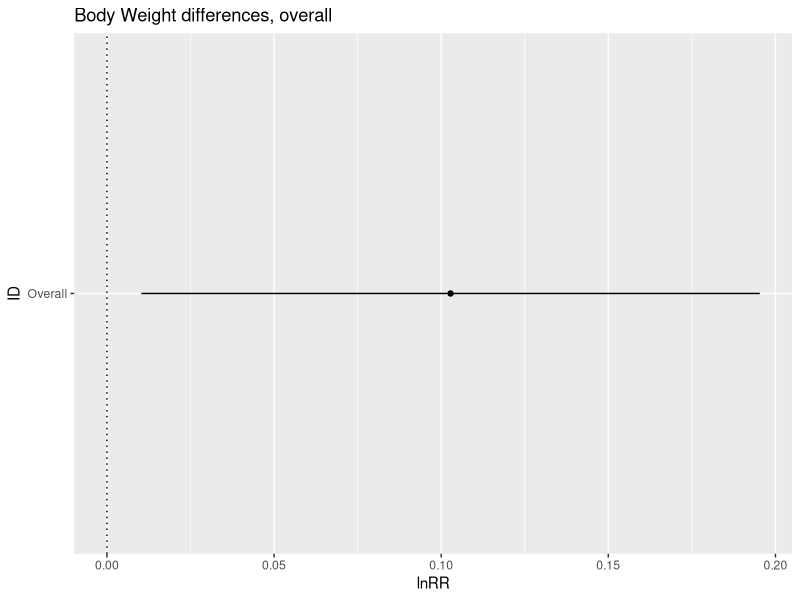
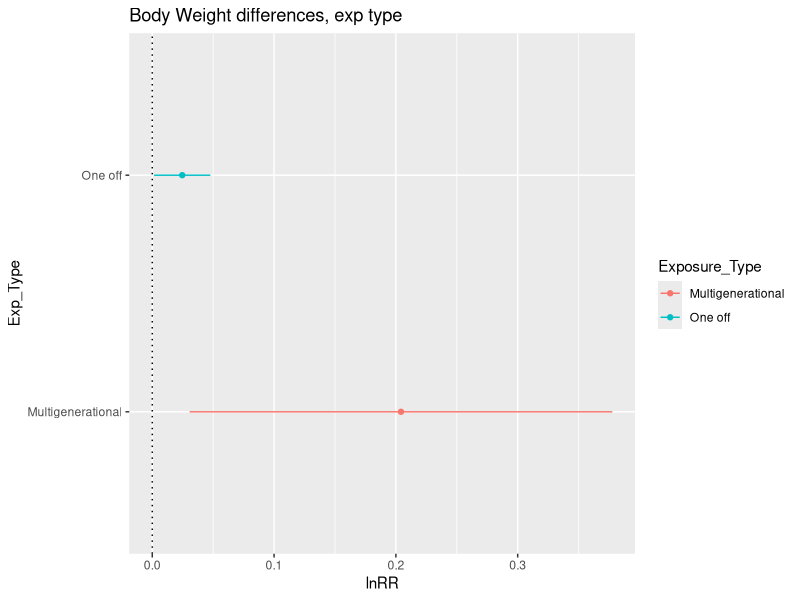
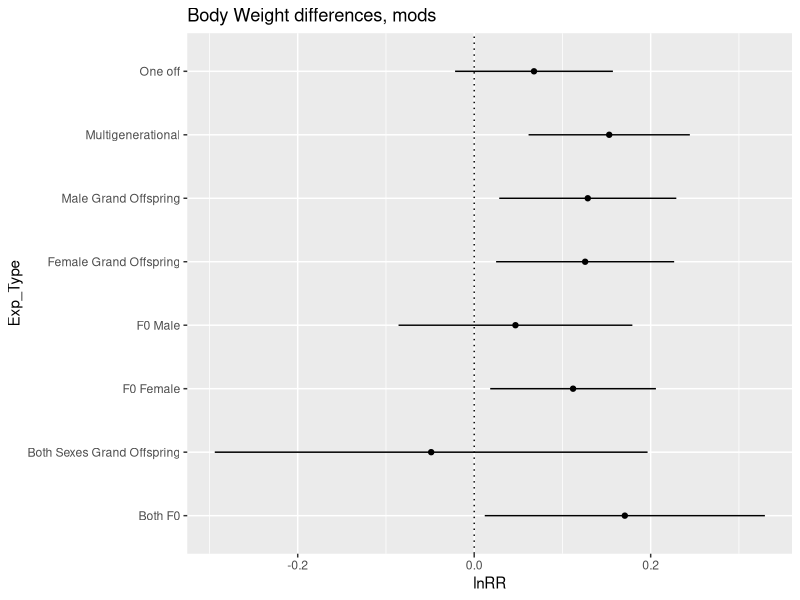
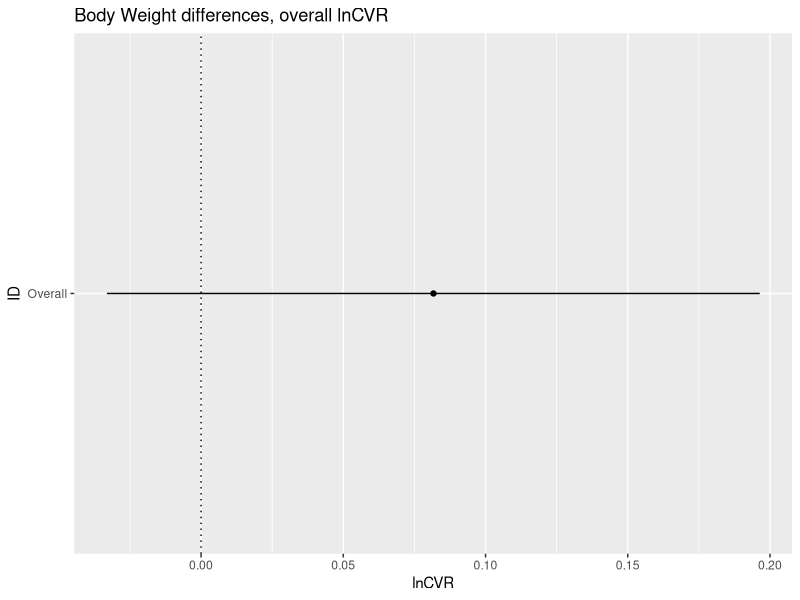
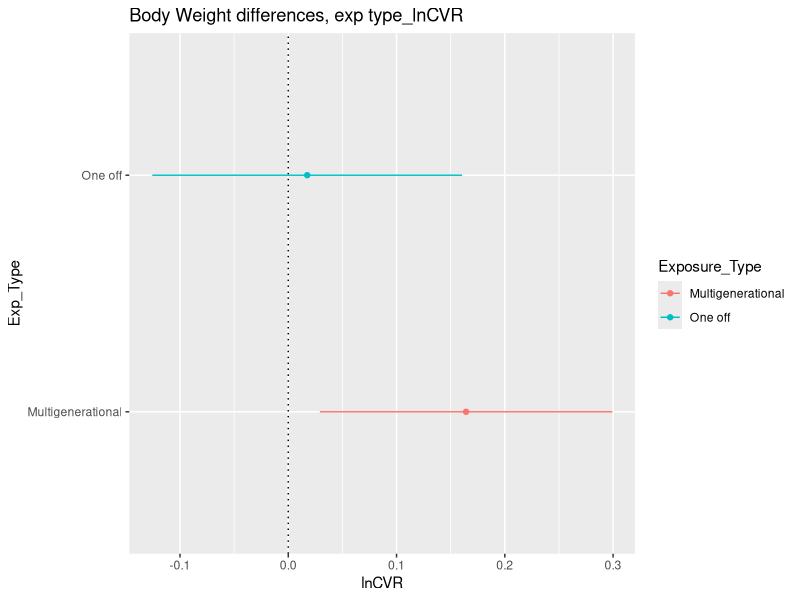
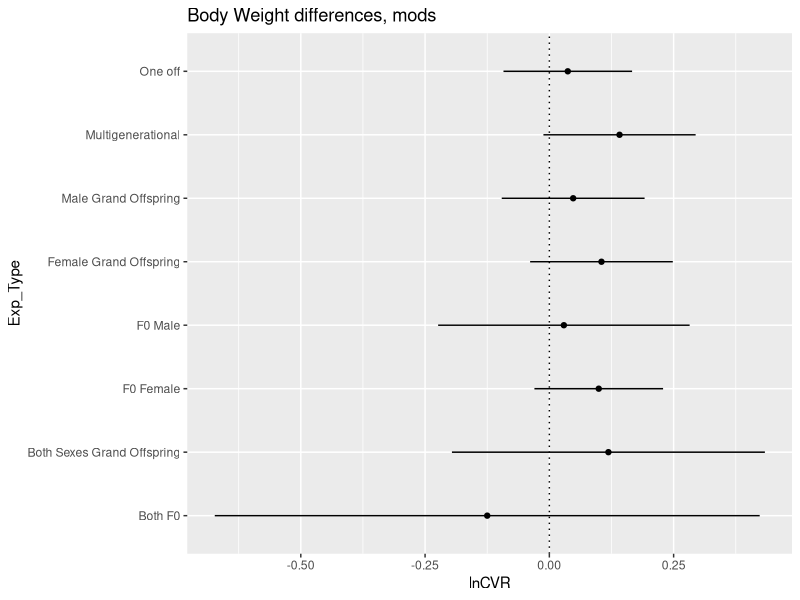

Source code (R) for these figures, in order:
## ---- chunk 1
library(tidyverse)
library(openxlsx)  
library(knitr)
library(metafor)
library(ggplot2)
library(readxl)
## ---- chunk 2
Body_Weight_lnRR <- read.csv("../data/Body_Weight_lnRR.csv")

ALL_TRAITS <- read.xlsx("../data/ALL_TRAITS.xlsx")
## ---- chunk 3

#Subetting (removing BOTH)

Body_Weight_lnRR_MG <- subset(Body_Weight_lnRR, Body_Weight_lnRR$Exposure_Type == "Multigenerational")

Body_Weight_lnRR_OF <- subset(Body_Weight_lnRR, Body_Weight_lnRR$Exposure_Type == "One off")
## ---- chunk 4

#Overall analysis, not split

Body_Weight_overall <- rma.mv(yi, vi, random = list(~1|Paper_ID,~1|Cohort_ID), data=Body_Weight_lnRR, method = 'REML')

summary(Body_Weight_overall)

#Tibble of overall results

Body_Weight_overall_lnRR <- tibble(
  ID = "Overall", 
  lnRR = 0.1028,
  ci.lb = 0.0103,
  ci.ub = 0.1953
)

plot_BW_overall <- ggplot(Body_Weight_overall_lnRR, aes(x=ID, y=lnRR)) + 
  geom_errorbar(aes(ymin=ci.lb, ymax=ci.ub), width = 0, position = position_dodge(0.3)) +
  geom_point(aes(x = ID, y = lnRR), position = position_dodge(0.3))+
  geom_hline(yintercept = 0, lty = "dotted") +
  labs(title ="Body Weight differences, overall", x = "ID", y = "lnRR") +
  coord_flip()
plot_BW_overall


## ---- chunk 5

#MG then OF

Body_Weight_MG <- rma.mv(yi, vi, random = list(~1|Paper_ID,~1|Cohort_ID), data=Body_Weight_lnRR_MG, method = 'REML')

summary(Body_Weight_MG)

Body_Weight_OF <- rma.mv(yi, vi, random = list(~1|Paper_ID,~1|Cohort_ID), data=Body_Weight_lnRR_OF, method = 'REML')

summary(Body_Weight_OF)


#Tibble of results

Body_Weight_Exp_lnRR <- tibble(
  Exposure_Type = c("Multigenerational", "One off"),
  k = c(52,94),
  lnRR = c(0.2042, 0.0246),
  ci.lb = c(0.0307, 0.0015),
  ci.ub = c(0.3777, 0.0477)
)

Body_Weight_Exp_lnRR



#Plotting when split by exp type

plot_BW_exp_type <- ggplot(Body_Weight_Exp_lnRR, aes(x=Exposure_Type, y=lnRR, colour = Exposure_Type)) + 
  geom_errorbar(aes(ymin=ci.lb, ymax=ci.ub), width = 0, position = position_dodge(0.3)) +
  geom_point(aes(x = Exposure_Type, y = lnRR), position = position_dodge(0.3))+
  geom_hline(yintercept = 0, lty = "dotted") +
  labs(title ="Body Weight differences, exp type", x = "Exp_Type", y = "lnRR") +
  coord_flip()
plot_BW_exp_type
## ---- chunk 6
#Adding moderators
BW_Exp_Type <- rma.mv(yi, vi, mods = ~Exposure_Type-1, random = list(~1|Paper_ID,~1|Cohort_ID), data=Body_Weight_lnRR, method = 'REML')

BW_Exp_Type

BW_F0 <- rma.mv(yi, vi, mods = ~F0_Parent_Exposed-1, random = list(~1|Paper_ID,~1|Cohort_ID), data=Body_Weight_lnRR, method = 'REML')

summary(BW_F0)

vars <- names(Body_Weight_lnRR) %in% c("v1", "v2", "v3")

BW_Sex <- rma.mv(yi, vi, mods = ~Sex-1, random = list(~1|Paper_ID,~1|Cohort_ID), data=Body_Weight_lnRR, method = 'REML')

summary(BW_Sex)

BW_Sex_Exp <- rma.mv(yi, vi, mods = ~Sex*Exposure_Type-1, random = list(~1|Paper_ID,~1|Cohort_ID), data=Body_Weight_lnRR, method = 'REML')

summary(BW_Sex_Exp)

#Tibble of results

Body_Weight_Mods_lnRR <- tibble(
  ID = c("Multigenerational", "One off", "Both F0", "F0 Female", "F0 Male", "Both Sexes Grand Offspring", "Female Grand Offspring", "Male Grand Offspring"),
  lnRR = c(BW_Exp_Type$b[1],BW_Exp_Type$b[2],BW_F0$b[1],BW_F0$b[2],BW_F0$b[3],BW_Sex$b[1],BW_Sex$b[2],BW_Sex$b[3]),
  ci.lb = c(BW_Exp_Type$ci.lb[1],BW_Exp_Type$ci.lb[2],BW_F0$ci.lb[1],BW_F0$ci.lb[2],BW_F0$ci.lb[3],BW_Sex$ci.lb[1],BW_Sex$ci.lb[2],BW_Sex$ci.lb[3]),
  ci.ub = c(BW_Exp_Type$ci.ub[1],BW_Exp_Type$ci.ub[2],BW_F0$ci.ub[1],BW_F0$ci.ub[2],BW_F0$ci.ub[3],BW_Sex$ci.ub[1],BW_Sex$ci.ub[2],BW_Sex$ci.ub[3])
)

Body_Weight_Mods_lnRR

plot_BW_mods <- ggplot(Body_Weight_Mods_lnRR, aes(x=ID, y=lnRR)) + 
  geom_errorbar(aes(ymin=ci.lb, ymax=ci.ub), width = 0, position = position_dodge(0.3)) +
  geom_point(aes(x = ID, y = lnRR), position = position_dodge(0.3))+
  geom_hline(yintercept = 0, lty = "dotted") +
  labs(title ="Body Weight differences, mods", x = "Exp_Type", y = "lnRR") +
  coord_flip()
plot_BW_mods

## ---- chunk 7
#splitting by exposure type

Body_Weight_MG_F0 <- rma.mv(yi, vi, mods = ~F0_Parent_Exposed-1, random = list(~1|Paper_ID,~1|Cohort_ID), data=Body_Weight_lnRR_MG, method = 'REML')

Body_Weight_MG_F0

Body_Weight_OF_F0 <- rma.mv(yi, vi, mods = ~F0_Parent_Exposed-1, random = list(~1|Paper_ID,~1|Cohort_ID), data=Body_Weight_lnRR_OF, method = 'REML')

Body_Weight_OF_F0


Body_Weight_MG_Sex <- rma.mv(yi, vi, mods = ~Sex-1, random = list(~1|Paper_ID,~1|Cohort_ID), data=Body_Weight_lnRR_MG, method = 'REML')

Body_Weight_MG_Sex

Body_Weight_OF_Sex <- rma.mv(yi, vi, mods = ~Sex-1, random = list(~1|Paper_ID,~1|Cohort_ID), data=Body_Weight_lnRR_OF, method = 'REML')

Body_Weight_OF_Sex

## ---- chunk 8

Effect_Size_All_Traits_lnCVR <- escalc(measure="CVR", m1i=Mean_Treatment, sd1i=SD_Treatment, n1i=Sample_Size_n_Treatment, m2i=Mean_Control, sd2i=SD_Control, n2i=Sample_Size_n_Control, data=ALL_TRAITS)

#Converting into factors

Effect_Size_All_Traits_lnCVR$Trait <- factor(Effect_Size_All_Traits_lnCVR$Trait)
Effect_Size_All_Traits_lnCVR$Exposure_Type <- factor(Effect_Size_All_Traits_lnCVR$Exposure_Type)
Effect_Size_All_Traits_lnCVR$Sex <- factor(Effect_Size_All_Traits_lnCVR$Sex)
Effect_Size_All_Traits_lnCVR$Generation <- factor(Effect_Size_All_Traits_lnCVR$Generation)
Effect_Size_All_Traits_lnCVR$Cohort_ID <- factor(Effect_Size_All_Traits_lnCVR$Cohort_ID)
Effect_Size_All_Traits_lnCVR$Paper_ID <- factor(Effect_Size_All_Traits_lnCVR$Paper_ID)
Effect_Size_All_Traits_lnCVR$Rodent_type <- factor(Effect_Size_All_Traits_lnCVR$Rodent_type)
Effect_Size_All_Traits_lnCVR$F2_Diet_at_measurement <- factor(Effect_Size_All_Traits_lnCVR$F2_Diet_at_measurement)
Effect_Size_All_Traits_lnCVR$Strain <- factor(Effect_Size_All_Traits_lnCVR$Strain)
Effect_Size_All_Traits_lnCVR$F0_Parent_Exposed <- factor(Effect_Size_All_Traits_lnCVR$F0_Parent_Exposed)

#Subset into Body Weight

#Subetting

Body_Weight_lnCVR <- subset(Effect_Size_All_Traits_lnCVR, Effect_Size_All_Traits_lnCVR$Trait == "Body_Weight")

Body_Weight_lnCVR_MG <- subset(Body_Weight_lnCVR, Body_Weight_lnCVR$Exposure_Type == "Multigenerational")

Body_Weight_lnCVR_OF <- subset(Body_Weight_lnCVR, Body_Weight_lnCVR$Exposure_Type == "One off")

## ---- chunk 9
#ALL OF and MG

Body_Weight_lnCVR_0mods <- rma.mv(yi, vi, random = list(~1|Paper_ID,~1|Cohort_ID), data=Body_Weight_lnCVR, method = 'REML')

summary(Body_Weight_lnCVR_0mods)

#Tibble of overall results

Body_Weight_overall_lnCVR <- tibble(
  ID = "Overall", 
  lnCVR = 0.0817,
  ci.lb = -0.0331,
  ci.ub = 0.1964
)

plot_BW_overall_lnCVR <- ggplot(Body_Weight_overall_lnCVR, aes(x=ID, y=lnCVR)) + 
  geom_errorbar(aes(ymin=ci.lb, ymax=ci.ub), width = 0, position = position_dodge(0.3)) +
  geom_point(aes(x = ID, y = lnCVR), position = position_dodge(0.3))+
  geom_hline(yintercept = 0, lty = "dotted") +
  labs(title ="Body Weight differences, overall lnCVR", x = "ID", y = "lnCVR") +
  coord_flip()
plot_BW_overall_lnCVR

## ---- chunk 10

# Modelling all traits with no mods MG (lnCVR)
Body_Weight_lnCVR_0mods_MG <- rma.mv(yi, vi, random = list(~1|Paper_ID,~1|Cohort_ID), data=Body_Weight_lnCVR_MG, method = 'REML')


summary(Body_Weight_lnCVR_0mods_MG)

#Heterogeneity I2 (adapt for all models)
W <- diag(1/Body_Weight_lnCVR_MG$vi)
X <- model.matrix(Body_Weight_lnCVR_0mods_MG)
P <- W - W %*% X %*% solve(t(X) %*% W %*% X) %*% t(X) %*% W
I2_MG_lnCVR_BW <- 100 * sum(Body_Weight_lnCVR_0mods_MG$sigma2) / (sum(Body_Weight_lnCVR_0mods_MG$sigma2) + (Body_Weight_lnCVR_0mods_MG$k-Body_Weight_lnCVR_0mods_MG$p)/sum(diag(P)))
I2_MG_lnCVR_BW

# Modelling all traits with no mods OF (lnCVR)
Body_Weight_lnCVR_0mods_OF <- rma.mv(yi, vi, random = list(~1|Paper_ID,~1|Cohort_ID), data=Body_Weight_lnCVR_OF, method = 'REML')

summary(Body_Weight_lnCVR_0mods_OF)

#Tibble of results

Body_Weight_Exp_lnCVR <- tibble(
  Exposure_Type = c("Multigenerational", "One off"),
  lnCVR = c(0.1642,0.0175 ),
  ci.lb = c(0.0292,-0.1256 ),
  ci.ub = c(0.2993,0.1605 )
)

Body_Weight_Exp_lnCVR



#Plotting when split by exp type

plot_BW_exp_type_lnCVR <- ggplot(Body_Weight_Exp_lnCVR, aes(x=Exposure_Type, y=lnCVR, colour = Exposure_Type)) + 
  geom_errorbar(aes(ymin=ci.lb, ymax=ci.ub), width = 0, position = position_dodge(0.3)) +
  geom_point(aes(x = Exposure_Type, y = lnCVR), position = position_dodge(0.3))+
  geom_hline(yintercept = 0, lty = "dotted") +
  labs(title ="Body Weight differences, exp type_lnCVR", x = "Exp_Type", y = "lnCVR") +
  coord_flip()
plot_BW_exp_type_lnCVR


## ---- chunk 11
#Adding moderators
BW_Exp_lnCVR <- rma.mv(yi, vi, mods = ~Exposure_Type-1, random = list(~1|Paper_ID,~1|Cohort_ID), data=Body_Weight_lnCVR, method = 'REML')

summary(BW_Exp_lnCVR)

BW_F0_lnCVR <- rma.mv(yi, vi, mods = ~F0_Parent_Exposed-1, random = list(~1|Paper_ID,~1|Cohort_ID), data=Body_Weight_lnCVR, method = 'REML')

summary(BW_F0_lnCVR)

BW_Sex_lnCVR <- rma.mv(yi, vi, mods = ~Sex-1, random = list(~1|Paper_ID,~1|Cohort_ID), data=Body_Weight_lnCVR, method = 'REML')

summary(BW_Sex_lnCVR)

#Tibble of results

Body_Weight_Mods_lnCVR <- tibble(
  ID = c("Multigenerational", "One off", "Both F0", "F0 Female", "F0 Male", "Both Sexes Grand Offspring", "Female Grand Offspring", "Male Grand Offspring"),
  lnCVR = c(BW_Exp_lnCVR$b[1], BW_Exp_lnCVR$b[2], BW_F0_lnCVR$b[1], BW_F0_lnCVR$b[2],BW_F0_lnCVR$b[3],BW_Sex_lnCVR$b[1],BW_Sex_lnCVR$b[2],BW_Sex_lnCVR$b[3]),
  ci.lb = c(BW_Exp_lnCVR$ci.lb[1], BW_Exp_lnCVR$ci.lb[2],BW_F0_lnCVR$ci.lb[1], BW_F0_lnCVR$ci.lb[2],BW_F0_lnCVR$ci.lb[3],BW_Sex_lnCVR$ci.lb[1],BW_Sex_lnCVR$ci.lb[2],BW_Sex_lnCVR$ci.lb[3]),
  ci.ub = c(BW_Exp_lnCVR$ci.ub[1], BW_Exp_lnCVR$ci.ub[2],BW_F0_lnCVR$ci.ub[1], BW_F0_lnCVR$ci.ub[2],BW_F0_lnCVR$ci.ub[3],BW_Sex_lnCVR$ci.ub[1],BW_Sex_lnCVR$ci.ub[2],BW_Sex_lnCVR$ci.ub[3])
)

Body_Weight_Mods_lnCVR

plot_BW_mods_lnCVR <- ggplot(Body_Weight_Mods_lnCVR, aes(x=ID, y=lnCVR)) + 
  geom_errorbar(aes(ymin=ci.lb, ymax=ci.ub), width = 0, position = position_dodge(0.3)) +
  geom_point(aes(x = ID, y = lnCVR), position = position_dodge(0.3))+
  geom_hline(yintercept = 0, lty = "dotted") +
  labs(title ="Body Weight differences, mods", x = "Exp_Type", y = "lnCVR") +
  coord_flip()
plot_BW_mods_lnCVR
